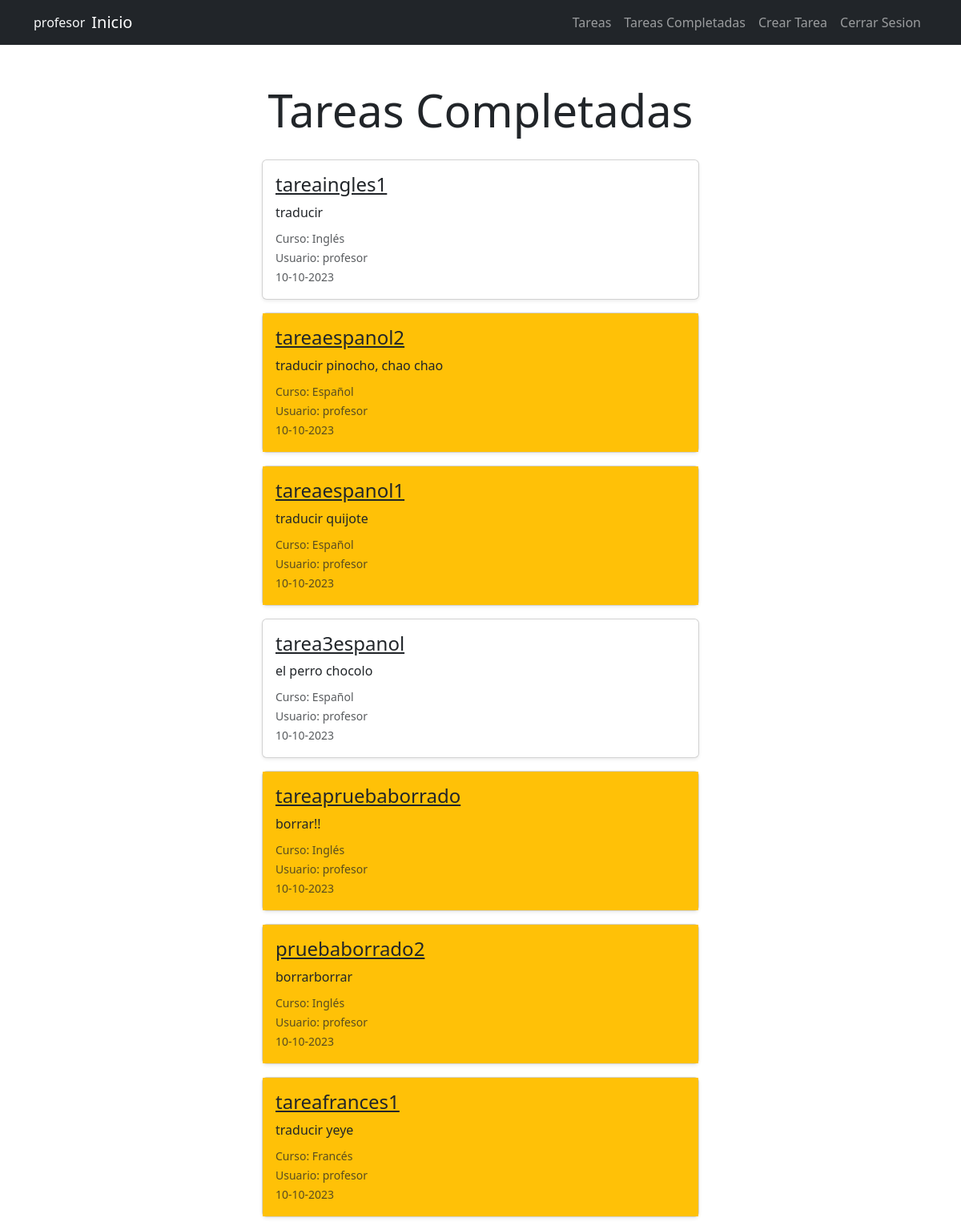
Before: /tareas/completadas/ (signed in) with the older database file.
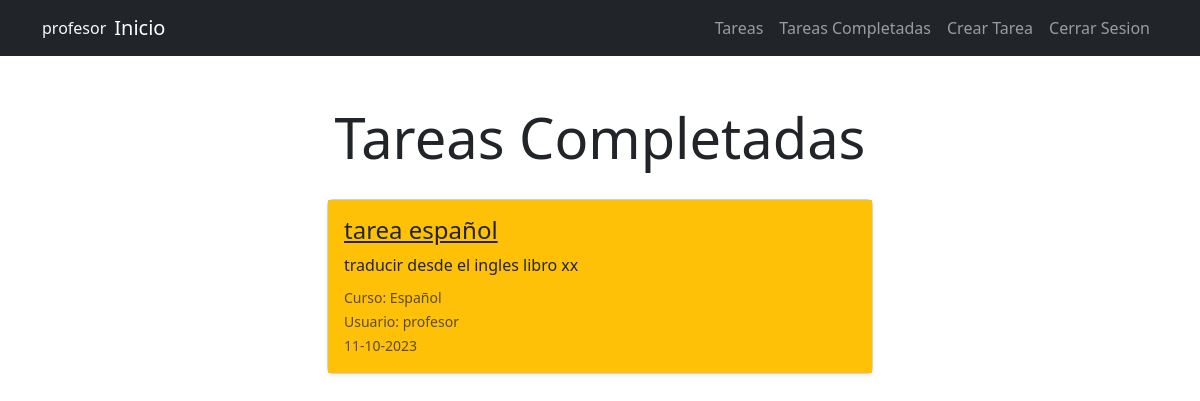
After: the same page with the newer database file.
### tareas/models.py (models this page shows, shortened)
class Tarea(models.Model):
    nombre = models.CharField(max_length=100)
    descripcion = models.TextField(blank=True)
    fecha_creacion = models.DateTimeField(auto_now_add=True)
    fecha_finalizacion = models.DateTimeField(null=True)
    importante = models.BooleanField(default=False)
    curso = models.PositiveSmallIntegerField(choices=Curso.CURSO_CHOICES)
    usuario = models.ForeignKey(User, on_delete=models.CASCADE)

### tareas/views.py (the view)
# urls.py: path('tareas/completadas/', tareas_views.tareas_completadas, name='tareas_completadas'),
@login_required
def tareas_completadas(request):
    curso_estudiante = obtener_curso_de_usuario(request.user.username)
    if es_profesor(request.user):
        tareas = Tarea.objects.filter(usuario=request.user, fecha_finalizacion__isnull=False).order_by('fecha_finalizacion')
    else:
        tareas = Tarea.objects.filter(curso=curso_estudiante, fecha_finalizacion__isnull=False).order_by('fecha_finalizacion')
    return render(request, 'tareas/tareas_completadas.html', {'tareas': tareas})

### tareas/views.py (called while the page is built)
def obtener_curso_de_usuario(username):
    if "ingles" in username:
        return Curso.INGLES
    elif "frances" in username:
        return Curso.FRANCES
    elif "espanol" in username:
        return Curso.ESPANOL
    else:
        return None

def es_profesor(user):
    return user.groups.filter(name='profesores').exists()

### tareas/templates/tareas/tareas_completadas.html
{% extends 'tareas/base.html' %}
{% block content %}
<main class="container">
    <div class="row">
        <div class="col-md-6 offset-md-3 mt-5">
            <h1 class="text-center mb-4 display-4 pb-1">Tareas Completadas</h1>
            {% for tarea in tareas %}
            <div class="card mb-3 shadow-sm">
                <div class="{% if tarea.importante %}bg-warning{% endif %} card-body">
                    <h4 class="card-title">
                        <a href="{% url 'detalle_tarea' tarea.id %}" class="text-dark">
                            {{ tarea.nombre }}
                        </a>
                    </h4>
                    <p class="card-text mb-2">{{ tarea.descripcion }}</p>
                    <p class="card-text mb-0"><small class="text-muted">Curso: {{ tarea.get_curso_display }}</small></p>
                    <p class="card-text mb-0"><small class="text-muted">Usuario: {{ tarea.usuario }}</small></p>
                    <p class="card-text"><small class="text-muted">{{ tarea.fecha_finalizacion|date:'d-m-Y' }}</small></p>
                </div>
            </div>
            {% endfor %}
        </div>
    </div>
</main>
{% endblock %}

### tareas/templates/tareas/base.html (shortened to what this page needs)
<!DOCTYPE html>
<html lang="es">
<head>
    <link rel="stylesheet" href="https://cdn.jsdelivr.net/npm/bootstrap@5.3.2/dist/css/bootstrap.min.css">
    <link href="https://cdn.jsdelivr.net/npm/bootstrap-icons@1.7.2/font/bootstrap-icons.css" rel="stylesheet">
</head>
<body>
    <nav class="navbar navbar-expand-lg bg-dark navbar-dark">
      <div class="container">
          {% if user.is_authenticated %}
          <span class="navbar-text text-light">
              {{ user.username }}
          </span>
          {% endif %}
          <a class="navbar-brand ms-2" href="{% url 'home' %}">Inicio</a>
          <div class="collapse navbar-collapse" id="navbarNav">
              <ul class="navbar-nav ms-auto">
                  {% if user.is_authenticated %}
                  <li class="nav-item"><a class="nav-link" href="{% url 'tareas' %}">Tareas</a></li>
                  <li class="nav-item"><a class="nav-link" href="{% url 'tareas_completadas' %}">Tareas Completadas</a></li>
                  <li class="nav-item"><a class="nav-link" href="{% url 'crear_tarea' %}">Crear Tarea</a></li>
                  <li class="nav-item"><a class="nav-link" href="{% url 'logout' %}">Cerrar Sesion</a></li>
                  {% else %}
                  <li class="nav-item"><a class="nav-link" href="{% url 'signin' %}">Iniciar Sesion</a></li>
                  {% endif %}
              </ul>
          </div>
      </div>
  </nav>
    {% block content %}
    {% endblock %}
</body>
</html>

Changed rows visible on the page:
removed Tarea: nombre "tareaingles1", descripcion "traducir", curso "Inglés", usuario "profesor", fecha_finalizacion "10-10-2023", importante False (drawn)
removed Tarea: nombre "tareaespanol2", descripcion "traducir pinocho, chao chao", curso "Español", usuario "profesor", fecha_finalizacion "10-10-2023"
removed Tarea: nombre "tareaespanol1", descripcion "traducir quijote", curso "Español", usuario "profesor", fecha_finalizacion "10-10-2023"
removed Tarea: nombre "tarea3espanol", descripcion "el perro chocolo", curso "Español", usuario "profesor", fecha_finalizacion "10-10-2023", importante False (drawn)
removed Tarea: nombre "tareapruebaborrado", descripcion "borrar!!", curso "Inglés", usuario "profesor", fecha_finalizacion "10-10-2023"
removed Tarea: nombre "pruebaborrado2", descripcion "borrarborrar", curso "Inglés", usuario "profesor", fecha_finalizacion "10-10-2023"
removed Tarea: nombre "tareafrances1", descripcion "traducir yeye", curso "Francés", usuario "profesor", fecha_finalizacion "10-10-2023"
added Tarea: nombre "tarea español", descripcion "traducir desde el ingles libro xx", curso "Español", usuario "profesor", fecha_finalizacion "11-10-2023"
